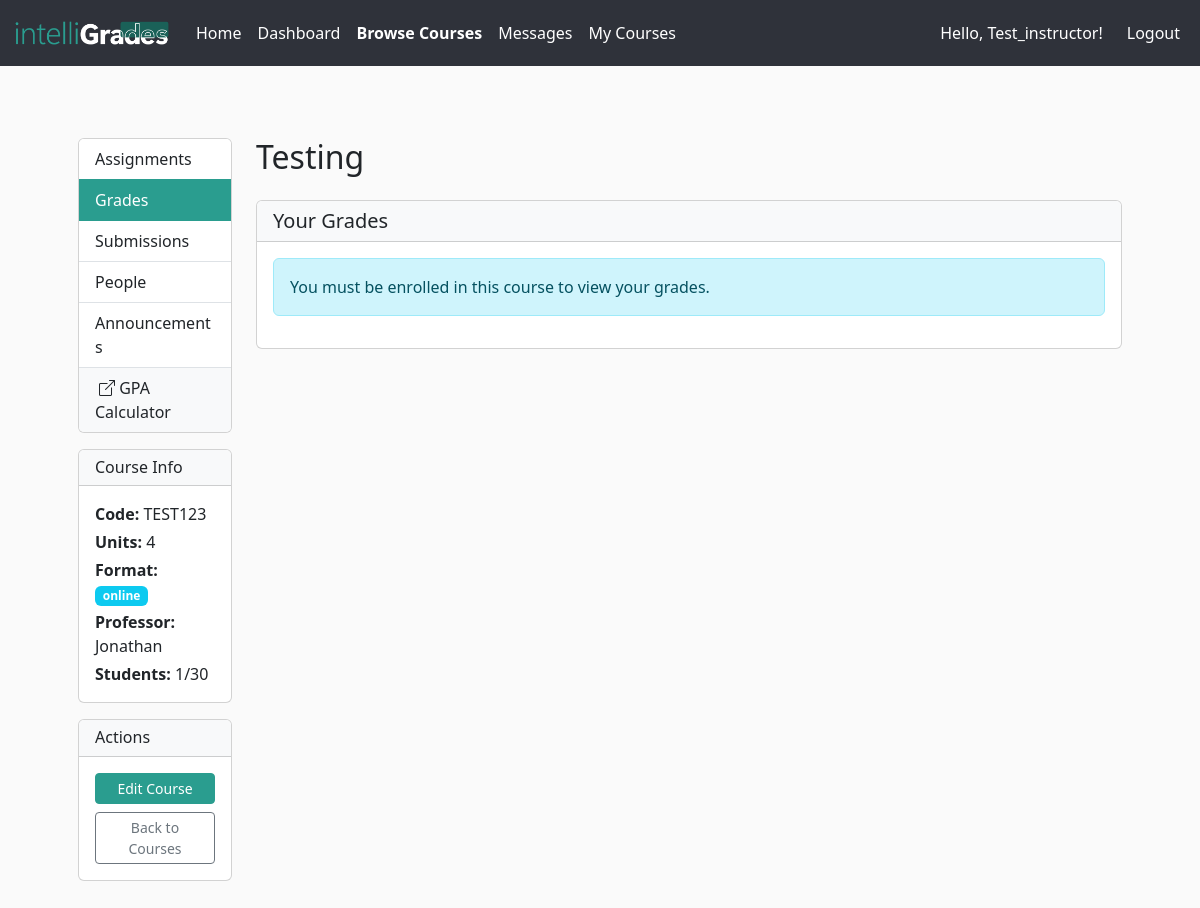
Page /courses/7/dashboard/grades (signed in) on the committed database.
### app/models.py (models this page shows, shortened)
class Course(db.Model):
    __tablename__ = 'courses'
    id = db.Column(db.Integer, primary_key=True)
    code = db.Column(db.String(32), unique=True, nullable=False)
    title = db.Column(db.String(128), nullable=False)
    description = db.Column(db.Text)
    credits = db.Column(db.Integer, nullable=False)  # number of units/credits
    professor = db.Column(db.String(128), nullable=True)
    professor_id = db.Column(db.Integer, db.ForeignKey('users.id'), nullable=True)
    professor_user = db.relationship(
        'User',
        foreign_keys=[professor_id],
        backref='created_courses'
    )
    availability = db.Column(db.Boolean, default=True)
    format = db.Column(db.String(32), default='online')
    max_students = db.Column(db.Integer)
    created_at = db.Column(db.DateTime, default=datetime.utcnow)
    enrollments_rel = db.relationship(
        'Enrollment',
        backref='course',
        lazy='dynamic',
        cascade='all,delete-orphan'
    )
    assignments = db.relationship(
        'Assignment',
        back_populates='course',
        lazy='dynamic',
        cascade='all,delete-orphan'
    )
    announcements = db.relationship(
        'Announcement',
        back_populates='course',
        lazy='dynamic',
        cascade='all,delete-orphan'
    )
    def get_enrolled_students(self):
        return User.query.join(Enrollment).filter(
            Enrollment.course_id == self.id
        ).all()
    def get_student_count(self):
        return self.enrollments_rel.count()

### app/courses/routes.py (the view)
@courses_bp.route('/<int:course_id>/dashboard')
@courses_bp.route('/<int:course_id>/dashboard/<tab>')
@login_required
def course_dashboard(course_id, tab='assignments'):
    course = Course.query.get_or_404(course_id)
    is_enrolled = current_user.is_enrolled_in(course)
    is_course_owner = course.professor_id == current_user.id
    if not (is_enrolled or is_course_owner or current_user.is_admin):
        flash('You must be enrolled in this course to view the dashboard.', 'warning')
        return redirect(url_for('courses.course_detail', course_id=course_id))
    enrolled_count = course.get_student_count()
    enrolled_students = course.get_enrolled_students()
    assignments_query = Assignment.query.filter_by(course_id=course_id).order_by(Assignment.due_date).all()
    assignments = []
    for assignment in assignments_query:
        student_assignment = StudentAssignment.query.filter_by(
            assignment_id=assignment.id,
            user_id=current_user.id
        ).first()
        status = student_assignment.status if student_assignment else 'Not Started'
        score = student_assignment.score if student_assignment else None
        assignment_data = {
            'id': assignment.id,
            'title': assignment.title,
            'description': assignment.description,
            'due_date': assignment.due_date,
            'max_points': assignment.max_points,
            'status': status,
            'score': score
        }
        assignments.append(type('Assignment', (), assignment_data)())
    total_points_possible = sum(a.max_points for a in assignments_query) if assignments_query else 0
    total_points_earned = sum(
        sa.score for sa in StudentAssignment.query.filter_by(user_id=current_user.id).all()
        if sa.score is not None and sa.assignment.course_id == course_id
    )
    current_grade = (total_points_earned / total_points_possible * 100) if total_points_possible > 0 else 0
    if current_grade >= 90:
        letter_grade = 'A'
    elif current_grade >= 80:
        letter_grade = 'B'
    elif current_grade >= 70:
        letter_grade = 'C'
    elif current_grade >= 60:
        letter_grade = 'D'
    else:
        letter_grade = 'F'
    announcements = Announcement.query.filter_by(course_id=course_id).order_by(Announcement.created_at.desc()).all()
    student_submissions = {}
    if is_course_owner or current_user.is_admin:
        all_submissions = StudentAssignment.query.join(Assignment).filter(
            Assignment.course_id == course_id
        ).all()
        for submission in all_submissions:
            student_submissions[(submission.assignment_id, submission.user_id)] = submission
    return render_template(
        'courses/course_dashboard.html',
        course=course,
        is_enrolled=is_enrolled,
        is_course_owner=is_course_owner,
        enrolled_count=enrolled_count,
        enrolled_students=enrolled_students,
        assignments=assignments,
        active_tab=tab,
        total_points_earned=total_points_earned,
        total_points_possible=total_points_possible,
        current_grade=round(current_grade, 1),
        letter_grade=letter_grade,
        announcements=announcements,
        student_submissions=student_submissions
    )

### app/courses/templates/courses/course_dashboard.html (shortened to what this page needs)
{% extends "base.html" %} {% block body %}
<div class="container-fluid mt-4">
  <div class="row">
    <div class="col-md-3 col-lg-2">
      <div class="card">
        <div class="list-group list-group-flush">
          <a
            href="{{ url_for('courses.course_dashboard', course_id=course.id, tab='assignments') }}"
            class="list-group-item list-group-item-action {% if active_tab == 'assignments' %}active{% endif %}"
          >
            Assignments
          </a>
          <a
            href="{{ url_for('courses.course_dashboard', course_id=course.id, tab='grades') }}"
            class="list-group-item list-group-item-action {% if active_tab == 'grades' %}active{% endif %}"
          >
            Grades
          </a>
          {% if is_course_owner or current_user.is_admin %}
          <a
            href="{{ url_for('courses.course_dashboard', course_id=course.id, tab='submissions') }}"
            class="list-group-item list-group-item-action {% if active_tab == 'submissions' %}active{% endif %}"
          >
            Submissions
          </a>
          {% endif %}
          <a
            href="{{ url_for('courses.course_dashboard', course_id=course.id, tab='people') }}"
            class="list-group-item list-group-item-action {% if active_tab == 'people' %}active{% endif %}"
          >
            People
          </a>
          <a
            href="{{ url_for('courses.course_dashboard', course_id=course.id, tab='announcements') }}"
            class="list-group-item list-group-item-action {% if active_tab == 'announcements' %}active{% endif %}"
          >
            Announcements
          </a>
          <a
            href="{{ url_for('main.gpa_calculator') }}"
            class="list-group-item list-group-item-action bg-light"
          >
            <i class="bi bi-box-arrow-up-right ms-1"></i>
            GPA Calculator
          </a>
        </div>
      </div>
      <div class="card mt-3">
        <div class="card-header bg-light">
          <h6 class="mb-0">Course Info</h6>
        </div>
        <div class="card-body">
          <p class="mb-1"><strong>Code:</strong> {{ course.code }}</p>
          <p class="mb-1"><strong>Units:</strong> {{ course.credits }}</p>
          <p class="mb-1">
            <strong>Format:</strong>
            <span class="badge bg-info">{{ course.format }}</span>
          </p>
          <p class="mb-1"><strong>Professor:</strong> {{ course.professor }}</p>
          <p class="mb-0">
            <strong>Students:</strong> {{ enrolled_count }}{% if
            course.max_students %}/{{ course.max_students }}{% endif %}
          </p>
        </div>
      </div>
      <div class="card mt-3">
        <div class="card-header bg-light">
          <h6 class="mb-0">Actions</h6>
        </div>
        <div class="card-body">
          {% if current_user.is_authenticated %} {% if is_course_owner or
          current_user.is_admin %}
          <a
            href="{{ url_for('courses.update_course', course_id=course.id) }}"
            class="btn btn-primary btn-sm w-100"
          >
            Edit Course
          </a>
          {% endif %} {% endif %}
          <a
            href="{{ url_for('courses.courses_list') }}"
            class="btn btn-outline-secondary btn-sm w-100 mt-2"
          >
            Back to Courses
          </a>
        </div>
      </div>
    </div>
    <div class="col-md-9 col-lg-10">
      <h2 class="mb-4">{{ course.title }}</h2>
      {% if active_tab == 'assignments' %}
      <div class="card">
        <div
          class="card-header bg-light d-flex justify-content-between align-items-center"
        >
          <h5 class="mb-0">Assignments</h5>
          {% if is_course_owner or current_user.is_admin %}
          <a
            href="{{ url_for('assignments.create_assignment', course_id=course.id) }}"
            class="btn btn-primary btn-sm"
          >
            <i class="bi bi-plus-circle"></i> Create Assignment
          </a>
          {% endif %}
        </div>
        <div class="card-body p-0">
          {% if assignments %}
          <div class="list-group list-group-flush">
            {% for assignment in assignments %}
            <div
              class="list-group-item d-flex justify-content-between align-items-start"
            >
              <div class="ms-2 me-auto">
                <a
                  href="{{ url_for('assignments.assignment_detail', assignment_id=assignment.id) }}"
                  class="text-decoration-none"
                >
                  <div class="fw-bold">{{ assignment.title }}</div>
                </a>
                <small class="text-muted"
                  >{{ assignment.description[:100] }}{% if
                  assignment.description|length > 100 %}...{% endif %}</small
                >
                <div class="mt-1">
                  {% if assignment.status == 'Completed' %}
                  <span class="badge bg-success">Completed</span>
                  <span class="badge bg-success"
                    >{{ assignment.score }}/{{ assignment.max_points }}
                    pts</span
                  >
                  {% elif assignment.status == 'In Progress' %}
                  <span class="badge bg-warning text-dark">In Progress</span>
                  <span class="badge bg-info"
                    >{{ assignment.max_points }} pts</span
                  >
                  {% else %}
                  <span class="badge bg-secondary">Not Started</span>
                  <span class="badge bg-info"
                    >{{ assignment.max_points }} pts</span
                  >
                  {% endif %}
                </div>
              </div>
              <div class="text-end">
                <span class="text-muted d-block"
                  >Due: {{ assignment.due_date.strftime('%b %d, %Y') if
                  assignment.due_date else 'No due date' }}</span
                >
                {% if is_enrolled %}
                <div class="mt-2">
                  <form
                    method="POST"
                    action="{{ url_for('courses.toggle_assignment_status', course_id=course.id, assignment_id=assignment.id) }}"
                    style="display: inline"
                  >
                    {% if assignment.status == 'Not Started' %}
                    <button
                      type="submit"
                      class="btn btn-outline-primary btn-sm"
                      title="Mark as In Progress"
                    >
                      Start
                    </button>
                    {% elif assignment.status == 'In Progress' %}
                    <button
                      type="submit"
                      class="btn btn-outline-success btn-sm"
                      title="Mark as Completed"
                    >
                      Complete
                    </button>
                    {% else %}
                    <button
                      type="submit"
                      class="btn btn-outline-secondary btn-sm"
                      title="Reset to Not Started"
                    >
                      Reset
                    </button>
                    {% endif %}
                  </form>
                </div>
                {% endif %}
                {% if is_course_owner or current_user.is_admin %}
                <div class="mt-2">
                  <a
                    href="{{ url_for('assignments.update_assignment', assignment_id=assignment.id) }}"
                    class="btn btn-outline-secondary btn-sm me-1"
                    >Edit</a
                  >
                  <form
                    method="POST"
                    action="{{ url_for('assignments.delete_assignment', assignment_id=assignment.id) }}"
                    style="display: inline"
                  >
                    <button
                      type="submit"
                      class="btn btn-outline-danger btn-sm"
                      onclick="return confirm('Delete this assignment?');"
                    >
                      Delete
                    </button>
                  </form>
                </div>
                {% endif %}
              </div>
            </div>
            {% endfor %}
          </div>
          {% else %}
          <div class="p-4 text-center text-muted">
            <p>No assignments for this course yet.</p>
            {% if is_course_owner or current_user.is_admin %}
            <a
              href="{{ url_for('assignments.create_assignment', course_id=course.id) }}"
              class="btn btn-primary"
            >
              Create Your First Assignment
            </a>
            {% endif %}
          </div>
          {% endif %}
        </div>
      </div>
      {% elif active_tab == 'grades' %}
      <div class="card">
        <div class="card-header bg-light">
          <h5 class="mb-0">Your Grades</h5>
        </div>
        <div class="card-body">
          {% if is_enrolled %}
          <table class="table table-striped">
            <thead>
              <tr>
                <th>Assignment</th>
                <th>Due Date</th>
                <th>Max Points</th>
                <th>Your Score</th>
                <th>Status</th>
              </tr>
            </thead>
            <tbody>
              {% if assignments %} {% for assignment in assignments %}
              <tr>
                <td>{{ assignment.title }}</td>
                <td>
                  {{ assignment.due_date.strftime('%Y-%m-%d') if
                  assignment.due_date else 'N/A' }}
                </td>
                <td>{{ assignment.max_points }}</td>
                <td>
                  {% if assignment.score is not none %}
                  <span class="text-success fw-bold"
                    >{{ assignment.score }}/{{ assignment.max_points }}</span
                  >
                  {% else %}
                  <span class="text-muted">-</span>
                  {% endif %}
                </td>
                <td>
                  {% if assignment.status == 'Completed' %}
                  <span class="badge bg-success">Completed</span>
                  {% elif assignment.status == 'In Progress' %}
                  <span class="badge bg-warning text-dark">In Progress</span>
                  {% else %}
                  <span class="badge bg-secondary">Not Started</span>
                  {% endif %}
                </td>
              </tr>
              {% endfor %} {% else %}
              <tr>
                <td colspan="5" class="text-center text-muted">
                  No assignments graded yet.
                </td>
              </tr>
              {% endif %}
            </tbody>
          </table>
          <div class="card mt-3 bg-light">
            <div class="card-body">
              <div class="row">
                <div class="col-md-4 text-center">
                  <h6 class="text-muted">Total Points</h6>
                  <h4>{{ total_points_earned }}/{{ total_points_possible }}</h4>
                </div>
                <div class="col-md-4 text-center">
                  <h6 class="text-muted">Current Grade</h6>
                  <h4>{{ current_grade }}%</h4>
                </div>
                <div class="col-md-4 text-center">
                  <h6 class="text-muted">Letter Grade</h6>
                  <h4>{{ letter_grade }}</h4>
                </div>
              </div>
            </div>
          </div>
          {% else %}
          <div class="alert alert-info">
            <p class="mb-0">
              You must be enrolled in this course to view your grades.
            </p>
          </div>
          {% endif %}
        </div>
      </div>
      {% endif %}
    </div>
  </div>
</div>
{% endblock %}

### rows in the picture
Course: code "TEST123", credits "4", format "online", professor "Jonathan", max_students "30", title "Testing"

### other values in the picture
{{ username }} "Test_instructor"
{{ enrolled_count }} "1"
